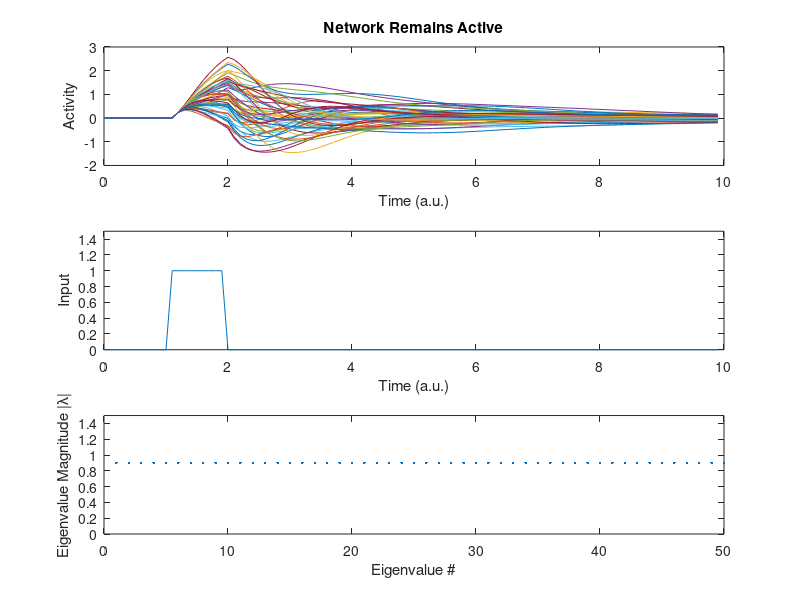

Write the MATLAB code that produced this figure.
clear all

N = 50; % Number of neurons in network

dt = .1; % Discretization timestep
tau = .4; % Time constant

T = 10; % Max time
S = ceil(T/dt); % num simulation steps
t = ((1:S)-1)*dt; % time

%% Simulate network

% Set up recurrent weight structure

% W = zeros(N,N); % No recurrent connections

weight_scale = 0.9;
% W = weight_scale*eye(N); % Autapses

[U,~,~] = svd(randn(N,N)); % Random orthonormal connections
W = weight_scale*U;

noise_scale = 0;
W = W + noise_scale/sqrt(N)*randn(N,N);


% Create input
I = zeros(1,S);
I(t>1 & t<2)=1;

% Create weights from stimulus into neural population
V = ones(N,1);

r = zeros(N,S);
for s = 1:S-1
   r(:,s+1) = r(:,s) + (-r(:, s)+W*r(:, s) + V*I(:, s))*dt/tau;
end

% Calculate eigenvalues of recurrent weights

lam = eig(W);

% Calculate when activity died out
[row, col] = find(r<0.1);
freq = tabulate(col);
t_dead = t(freq(:, 2) == 50);
t_dead = min(t_dead(t_dead>2));

subplot(311)
plot(t,r')
hold on
if size(t_dead, 2) > 0
    plot([t_dead t_dead], [0 1])
end
xlabel('Time (a.u.)')
ylabel('Activity')
if size(t_dead, 2) > 0
    title(sprintf('Time At Which Network Becomes Inactive: %.2fs', t_dead));
else
    title('Network Remains Active');
end
subplot(312)
plot(t,I)
xlabel('Time (a.u.)')
ylabel('Input')
ylim([0,1.5])
subplot(313) % Plot eigenvalues of W in sorted order
plot(sort(abs(lam),'descend'),'.')
ylim([0,1.5])
xlabel('Eigenvalue #')
ylabel('Eigenvalue Magnitude |\lambda|')


